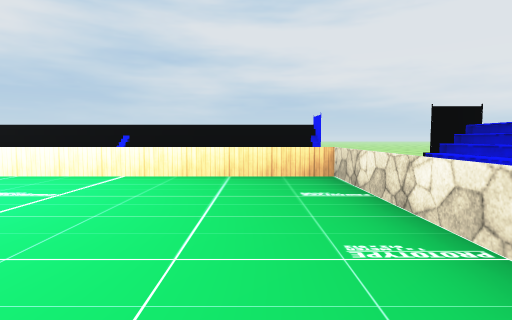
View 1 (above)

16 first-person views from a walk through a 3-D level made in the Unity game engine. The camera is 1.4 m above the floor, tilts 4° down and sees 80° across. The floor is counted in squares, 2 m on a side. Each view is taken from the middle of a square. On the plan, view 1 faces up. The plan holds only what a view shows up to about 10 squares ahead; the rest is blank. The place goes on beyond the plan. The player is left out. Some animated figures are left out. Some surface patterns are stand-ins.

View 2
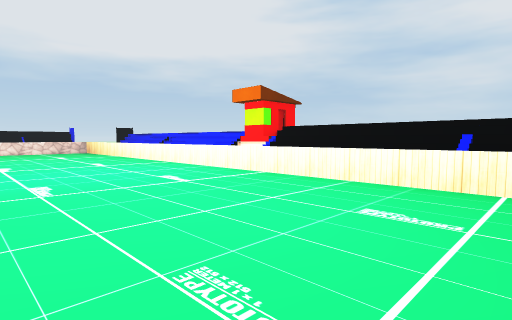

View 3
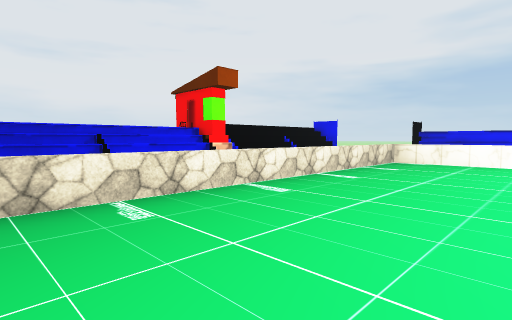

View 4
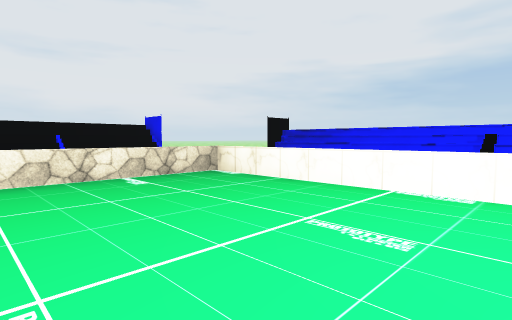

View 5
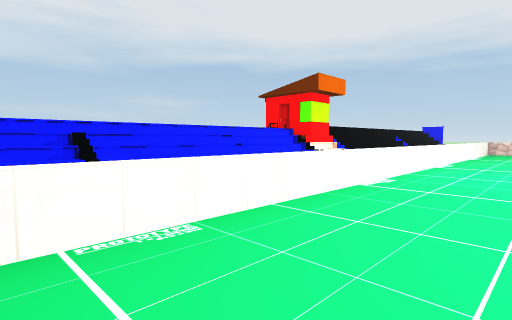

View 6
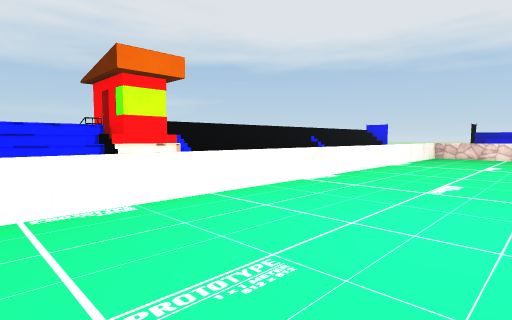

View 7
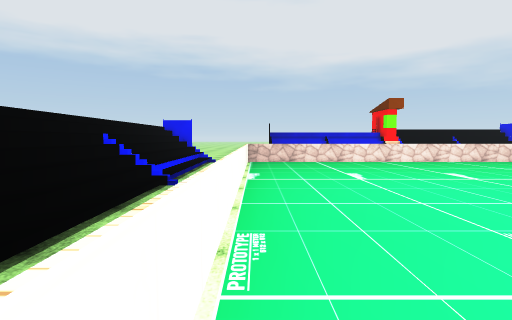

View 8
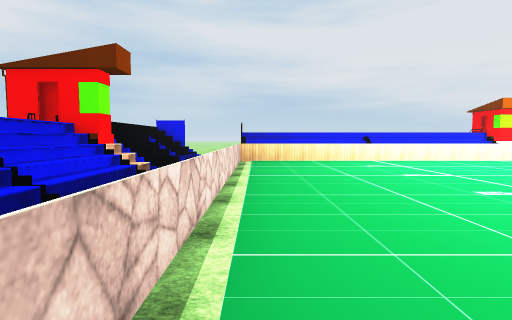

View 9
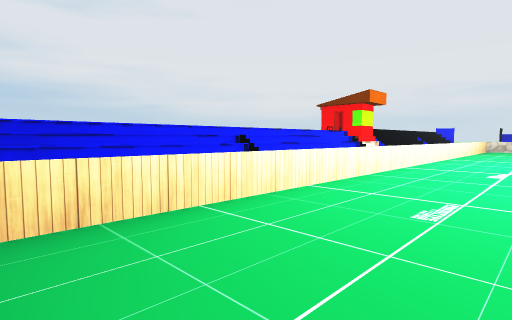

View 10
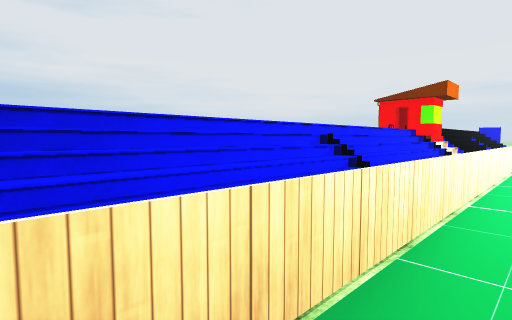

View 11
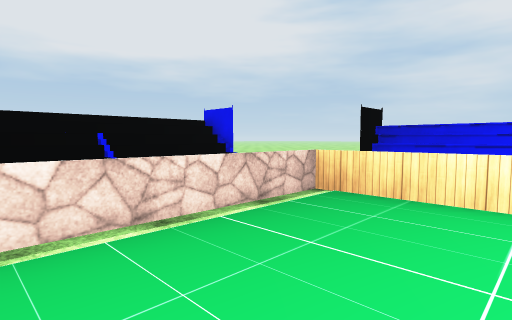

View 12
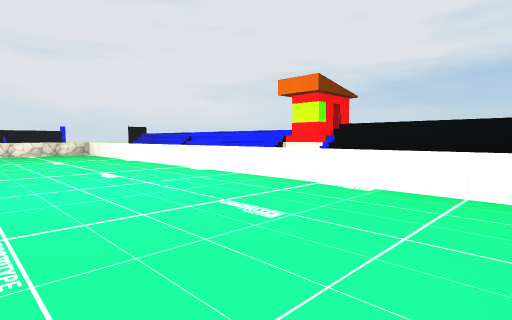

View 13
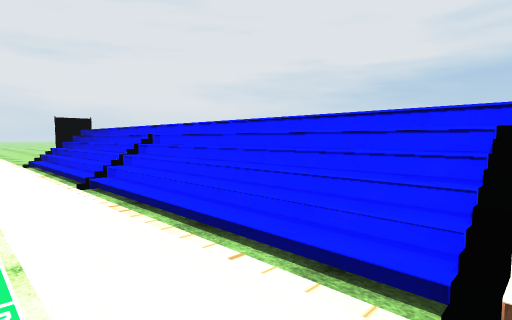

View 14
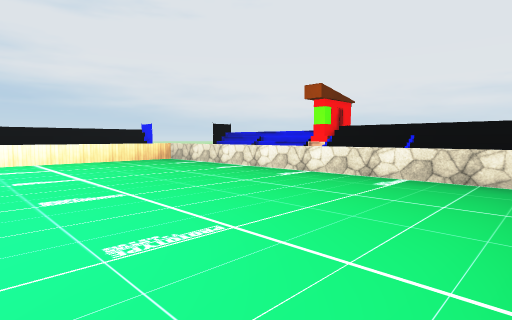

View 15
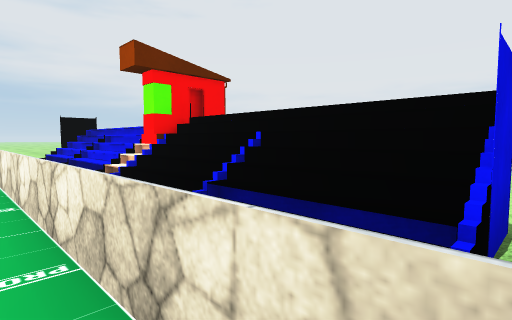

View 16
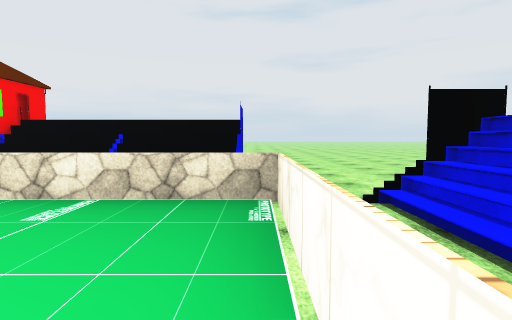

### Floor plan
Key: @ floor where view 1 was taken; # wall or solid block; x gap in a wall; . main floor; : floor 0.5 m higher than the main floor; + floor 1 m higher than the main floor; = window, fence, low wall or low ledge.
Columns run from 21 left of view 1 to 4 right of it. Each row starts with its distance up from view 1.
  8   #############       ##
  7   ##::::::::##::      #
  6 ##.====================  #
  5 #:=.................... ##
  4 #:=....................=+#
  3 #:=....................=+#
  2 #:=....................=+#
  1 #x=.....      ..........##
  0 #:=...........   ....@.=+#
 -1  :=....................=+#
 -2  :=....................=+#
 -3   =....................=+#
 -4   =.....................##
 -5    .========..========...
 -6   ##++++ +++##++++++++##.
 -7    #       #############

Positions as (right, up) in squares from view 1, and headings:
1: (0, 0), facing up
2: (-2, 1), facing up-left
3: (-2, 5), facing down-right
4: (-4, 0), facing down-right
5: (-2, -2), facing down-left
6: (-6, -1), facing down-left
7: (-9, -4), facing left
8: (-18, -4), facing up
9: (-18, 3), facing up-right
10: (-18, 5), facing up-right
11: (-16, 2), facing up-left
12: (-13, 0), facing down-right
13: (-8, -4), facing down-right
14: (-4, -4), facing up-right
15: (1, -4), facing up-right
16: (-2, -4), facing right
